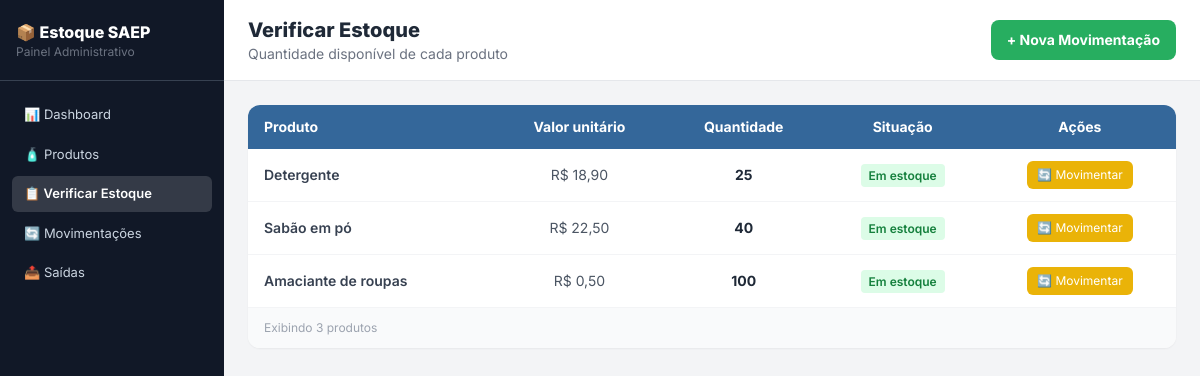
/estoque.php, run on the app's committed database.
### tables this page shows
CREATE TABLE produto (
    id_produto INT AUTO_INCREMENT NOT NULL PRIMARY KEY,
    nome VARCHAR(100) NOT NULL,
    quantidade_estoque INTEGER NOT NULL,
    valor_unitario NUMERIC(10,2) NOT NULL,
    data_cadastro DATE NOT NULL DEFAULT (CURRENT_DATE)
);

### estoque.php (the view, shortened to what this page needs)
<?php
require_once __DIR__ . '/conexao.php';
require_once __DIR__ . '/includes/menu.php';
$produtos = $pdo->query("SELECT * FROM produto ORDER BY quantidade_estoque, nome")->fetchAll();
?>
    <main class="flex-1 flex flex-col">
        <div class="bg-white border-b border-gray-200 px-6 py-4 flex items-center justify-between">
            <div>
                <h1 class="text-xl font-extrabold text-gray-800">Verificar Estoque</h1>
                <p class="text-sm text-gray-500">Quantidade disponível de cada produto</p>
            </div>
            <a href="movimentacao_form.php" class="bg-senai-green text-white font-bold px-4 py-2.5 rounded-lg text-sm hover:bg-green-600 transition flex items-center gap-2">
                + Nova Movimentação
            </a>
        </div>
        <div class="p-6 flex-1">
            <div class="bg-white rounded-xl shadow-sm overflow-hidden">
                <table class="w-full text-sm">
                    <thead class="bg-senai-blue text-white">
                        <tr>
                            <th class="px-4 py-3 text-left">Produto</th>
                            <th class="px-4 py-3 text-center">Valor unitário</th>
                            <th class="px-4 py-3 text-center">Quantidade</th>
                            <th class="px-4 py-3 text-center">Situação</th>
                            <th class="px-4 py-3 text-center">Ações</th>
                        </tr>
                    </thead>
                    <tbody class="divide-y divide-gray-100">
                    <?php foreach ($produtos as $p): ?>
                        <tr class="hover:bg-gray-50 transition">
                            <td class="px-4 py-3 text-gray-700 font-semibold"><?= htmlspecialchars($p["nome"]) ?></td>
                            <td class="px-4 py-3 text-center text-gray-600">R$ <?= number_format($p["valor_unitario"], 2, ",", ".") ?></td>
                            <td class="px-4 py-3 text-center text-gray-800 font-bold"><?= $p["quantidade_estoque"] ?></td>
                            <td class="px-4 py-3 text-center">
                                <?php if ($p["quantidade_estoque"] > 0): ?>
                                    <span class="bg-green-100 text-green-700 text-xs font-semibold px-2 py-1 rounded">Em estoque</span>
                                <?php else: ?>
                                    <span class="bg-red-100 text-red-700 text-xs font-semibold px-2 py-1 rounded">Sem estoque</span>
                                <?php endif; ?>
                            </td>
                            <td class="px-4 py-3 text-center">
                                <div class="flex items-center justify-center gap-1.5">
                                    <a href="movimentacao_form.php?id_produto=<?= $p["id_produto"] ?>" class="bg-yellow-500 text-white text-xs px-2.5 py-1.5 rounded-md hover:bg-yellow-600 transition" title="Movimentar estoque">🔄 Movimentar</a>
                                </div>
                            </td>
                        </tr>
                    <?php endforeach; ?>
                    </tbody>
                </table>
                <div class="border-t border-gray-100 px-4 py-3 bg-gray-50">
                    <p class="text-xs text-gray-400">Exibindo <?= count($produtos) ?> produtos</p>
                </div>
            </div>
        </div>
    </main>
</body>
</html>

### includes/menu.php (style rules this page uses)
body { font-family: 'Inter', sans-serif; }

### data on the page
produto: nome "Detergente", valor_unitario "18,90", quantidade_estoque "25", shows "Em estoque"
produto: nome "Sabão em pó", valor_unitario "22,50", quantidade_estoque "40", shows "Em estoque"
produto: nome "Amaciante de roupas", valor_unitario "0,50", quantidade_estoque "100", shows "Em estoque"

### other printed values
count($produtos) "3"
